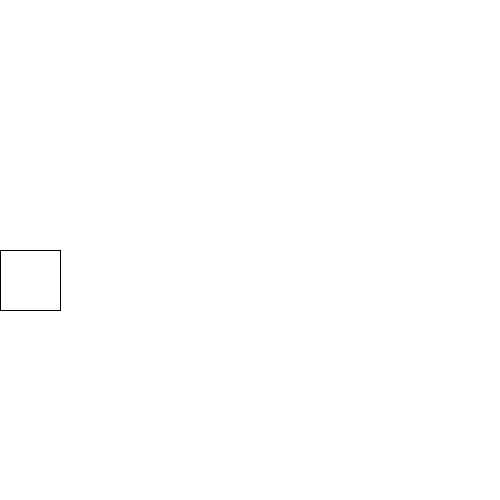
Frame 1 (no input)
Frame 60 (the mouse pressed at the canvas centre just before this capture): identical to frame 1, image omitted
Frame 120 (the mouse held since frame 60 and released just before this capture): blank canvas, image omitted

The Processing sketch that drew this single still picture (run headless with seeded random() and noise(); from frame 60 on, the mouse is pressed at the canvas centre):

// Processing sketch: sketch_1
// ── sketch_1.pde
void setup() {
size(500,500);
}

void draw() {
background(255);
rect(mouseX,height/2,60,60);
}
